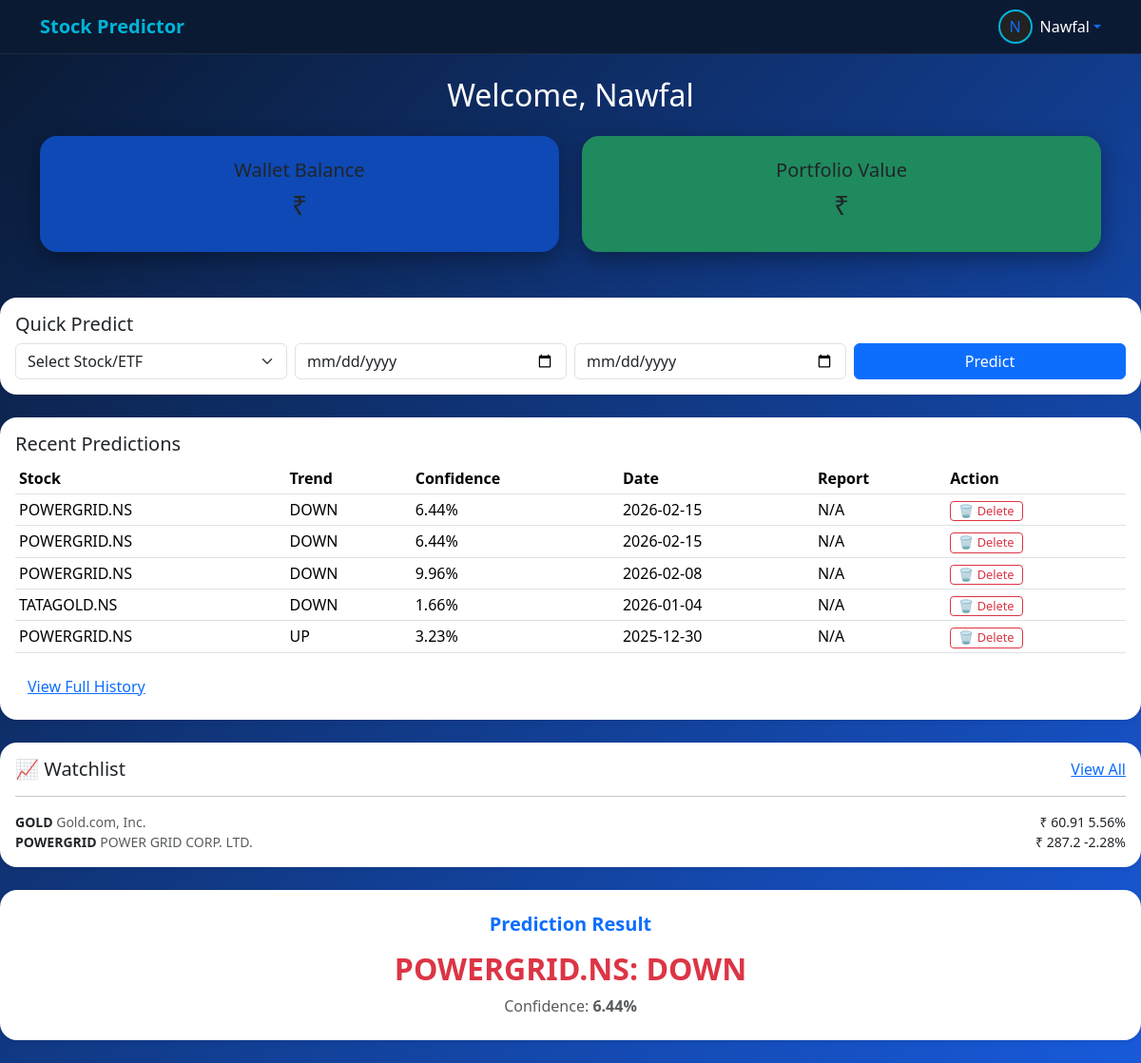
Page /dashboard/ (signed in) on the earlier database version.
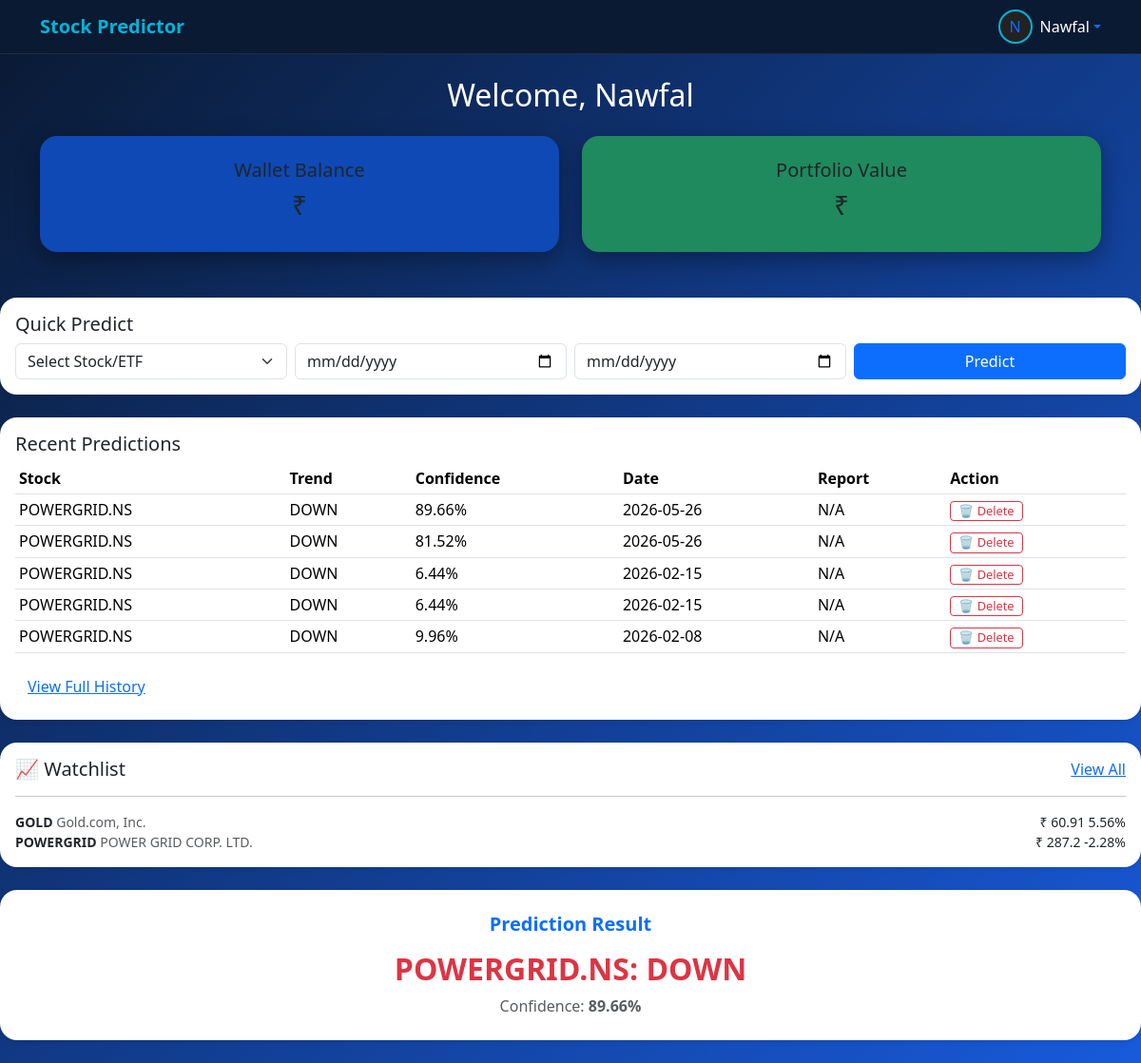
Same page on the later database version.
### prediction/models.py (models this page shows, shortened)
class StockPrediction(models.Model):
    user = models.ForeignKey(settings.AUTH_USER_MODEL, on_delete=models.CASCADE)
    stock = models.ForeignKey(StockInfo, on_delete=models.CASCADE, null=True, blank=True)
    symbol = models.CharField(max_length=20)
    start_date = models.DateField()
    end_date = models.DateField()
    predicted_on = models.DateTimeField(auto_now_add=True)
    confidence_score = models.FloatField()
    trend = models.CharField(max_length=10)
    report_file = models.FileField(upload_to='reports/', null=True, blank=True)

class Watchlist(models.Model):
    user = models.ForeignKey(settings.AUTH_USER_MODEL, on_delete=models.CASCADE, related_name="watchlist")
    symbol = models.CharField(max_length=20)
    exchange = models.CharField(max_length=10, blank=True)
    display_name = models.CharField(max_length=100, blank=True)
    last_price = models.FloatField(null=True, blank=True)
    change_pct = models.FloatField(null=True, blank=True)
    last_updated = models.DateTimeField(null=True, blank=True)
    group = models.CharField(max_length=30, blank=True)
    pinned = models.BooleanField(default=False)
    notes = models.CharField(max_length=200, blank=True)
    target_above = models.FloatField(null=True, blank=True)
    target_below = models.FloatField(null=True, blank=True)
    added_on = models.DateTimeField(auto_now_add=True)
    class Meta:
        unique_together = ("user", "symbol", "exchange")
        ordering = ("-pinned", "symbol")

### prediction/views.py (the view)
# urls.py: path('dashboard/', views.user_dashboard, name='user_dashboard'),
@login_required
def user_dashboard(request):
    recent = StockPrediction.objects.filter(user=request.user).order_by('-predicted_on')[:5]
    preview = Watchlist.objects.filter(user=request.user).order_by("-pinned", "symbol")[:3]
    form = StockPredictionForm()
    return render(request, 'user/user_dashboard.html', {
        'form': form,
        'recent_predictions': recent,
        "watchlist_preview": preview,
    })

### prediction/forms.py (shortened to what this page needs)
class StockPredictionForm(forms.ModelForm):
    class Meta:
        model = StockPrediction
        fields = ['symbol', 'start_date', 'end_date']
        widgets = {
            'symbol': forms.TextInput(attrs={
                'class': 'form-control',
                'placeholder': 'POWERGRID.NS'
            }),
            'start_date': forms.DateInput(
                attrs={
                    'class': 'form-control',
                    'type': 'date'  #calendar picker
                },
                format='%Y-%m-%d'  # HTML5 expects yyyy-mm-dd
            ),
            'end_date': forms.DateInput(
                attrs={
                    'class': 'form-control',
                    'type': 'date'  #calendar picker
                },
                format='%Y-%m-%d'
            ),
        }
    def __init__(self, *args, **kwargs):
        super().__init__(*args, **kwargs)
        self.fields['start_date'].input_formats = ['%d-%m-%Y', '%Y-%m-%d']
        self.fields['end_date'].input_formats = ['%d-%m-%Y', '%Y-%m-%d']

### prediction/templates/user/user_dashboard.html (shortened to what this page needs)
<!DOCTYPE html>
<html lang="en">
<head>
  <link href="https://cdn.jsdelivr.net/npm/bootstrap@5.3.2/dist/css/bootstrap.min.css" rel="stylesheet">
</head>
<body>
  <nav class="navbar navbar-expand-lg topbar py-2">
    <div class="container">
      <a class="navbar-brand brand" href="#">Stock Predictor</a>
      <div class="ms-auto dropdown">
        <a href="#" class="d-flex align-items-center text-decoration-none dropdown-toggle" data-bs-toggle="dropdown">
          {% if request.user.profile.avatar %}
            <img src="{{ request.user.profile.avatar.url }}" class="avatar me-2">
          {% else %}
            <div class="avatar me-2 d-flex justify-content-center align-items-center" style="background:#222;">
              {{ request.user.username|first|upper }}
            </div>
          {% endif %}
          <span class="text-white">{{ request.user.username }}</span>
        </a>
      </div>
    </div>
  </nav>
  <div class="container py-4">
    <h2 class="text-center mb-4">Welcome, {{ user.username }}</h2>
    <div class="row g-4 mb-4">
      <div class="col-md-6">
        <div class="card card-blue p-4 text-center"><h5>Wallet Balance</h5><h3>₹{{ wallet_balance }}</h3></div>
      </div>
      <div class="col-md-6">
        <div class="card card-green p-4 text-center"><h5>Portfolio Value</h5><h3>₹{{ portfolio_value }}</h3></div>
      </div>
    </div>
    </div>
  <div class="card shadow-sm mb-4">
    <div class="card-body">
      <h5>Quick Predict</h5>
      <form method="POST" action="{% url 'predict_stock' %}">
        <div class="row g-2">
          <div class="col-md-3">
            <select name="symbol" class="form-select" required>
              <option value="" disabled selected>Select Stock/ETF</option>
            </select>
          </div>
          <div class="col-md-3">
            <input type="date" name="start_date" class="form-control" required>
          </div>
          <div class="col-md-3">
            <input type="date" name="end_date" class="form-control" required>
          </div>
          <div class="col-md-3">
            <button type="submit" class="btn btn-primary w-100">Predict</button>
          </div>
        </div>
      </form>
    </div>
  </div>
  <div class="card shadow-sm mb-4">
    <div class="card-body">
      <h5>Recent Predictions</h5>
      <table class="table table-sm table-hover">
        <thead>
          <tr>
            <th>Stock</th><th>Trend</th><th>Confidence</th><th>Date</th><th>Report</th><th>Action</th>
          </tr>
        </thead>
        <tbody>
          {% for p in recent_predictions %}
          <tr>
            <td>{{ p.symbol }}</td>
            <td>{{ p.trend }}</td>
            <td>{{ p.confidence_score }}%</td>
            <td>{{ p.predicted_on|date:"Y-m-d" }}</td>
            <td>
              {% if p.report_file %}
              <a href="{{ p.report_file.url }}" class="btn btn-sm btn-info">📥</a>
              {% else %}N/A{% endif %}
            </td>
            <td>
              <form method="POST" action="{% url 'delete_prediction' p.id %}" style="display:inline;" onsubmit="return confirm('Are you sure you want to delete this prediction?');">
                <button type="submit" class="btn btn-sm btn-outline-danger py-0 px-2" style="font-size: 0.8rem;" title="Delete">🗑️ Delete</button>
              </form>
            </td>
          </tr>
          {% endfor %}
        </tbody>
      </table>
      <a href="{% url 'prediction_history' %}" class="btn btn-link">View Full History</a>
    </div>
  </div>
<div class="card shadow-sm p-3 mb-4">
  <div class="d-flex justify-content-between">
    <h5 class="mb-0">📈 Watchlist</h5>
    <a href="{% url 'watchlist' %}">View All</a>
  </div>
  <hr>
  {% for it in watchlist_preview %}
    <div class="d-flex justify-content-between small">
      <div><strong>{{ it.symbol }}</strong> <span class="text-muted">{{ it.display_name }}</span></div>
      <div>₹ {{ it.last_price|default:"-" }} <span class="{{ it.change_pct|default:0|floatformat:2|add:''|yesno:'pos,neg' }}">{{ it.change_pct|default:"-" }}%</span></div>
    </div>
  {% empty %}
    <div class="text-muted small">No items yet.</div>
  {% endfor %}
</div>
<div class="card shadow-sm p-4 text-center mb-4">
  <h5 class="text-primary fw-bold">Prediction Result</h5>
  {% if recent_predictions %}
    <h2 class="fw-bold mt-2 {% if recent_predictions.0.trend == 'UP' or recent_predictions.0.trend == 'Up' %}text-success{% elif recent_predictions.0.trend == 'DOWN' or recent_predictions.0.trend == 'Down' %}text-danger{% else %}text-warning{% endif %}">
      {{ recent_predictions.0.symbol }}: {{ recent_predictions.0.trend }}
    </h2>
    <p class="mb-0 text-muted">Confidence: <strong>{{ recent_predictions.0.confidence_score }}%</strong></p>
  {% else %}
    <p class="text-muted mb-0 mt-2">No predictions made yet. Enter a stock symbol above to run your first prediction!</p>
  {% endif %}
</div>
</body>
</html>

### prediction/templates/user/user_dashboard.html (style rules this page uses)
body { min-height:100vh; background:linear-gradient(135deg,#0a1931,#185adb); color:#fff; }
.topbar { background:#0b1a33; border-bottom:1px solid rgba(255,255,255,.08); }
.brand { font-weight:700; color:#00b4d8; }
.card { border:none; border-radius:18px; box-shadow:0 8px 25px rgba(0,0,0,.35); }
.card-blue { background:#0e49b5; }
.card-green { background:#1f8a5d; }
.avatar { width:36px; height:36px; border-radius:50%; object-fit:cover; border:2px solid #00b4d8; }

Differences in the rows shown:
no longer on this page (row unchanged): StockPrediction: symbol "TATAGOLD.NS", trend "DOWN", confidence_score "1.66", predicted_on "2026-01-04", report_file "N/A"
no longer on this page (row unchanged): StockPrediction: symbol "POWERGRID.NS", trend "UP", confidence_score "3.23", predicted_on "2025-12-30", report_file "N/A"
added StockPrediction: symbol "POWERGRID.NS", trend "DOWN", confidence_score "89.66", predicted_on "2026-05-26", report_file "N/A"
added StockPrediction: symbol "POWERGRID.NS", trend "DOWN", confidence_score "81.52", predicted_on "2026-05-26", report_file "N/A"
Other differences:
{{ recent_predictions.0.confidence_score }}: "6.44" → "89.66"
